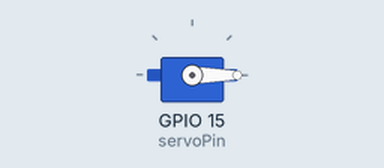
This sketch was run on a simulated ESP32. Shown: servo.

Above: at 0.05 s.
At 1.5 s:
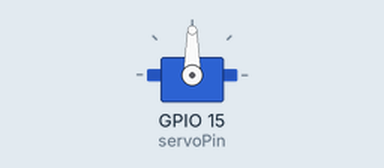
At 3.0 s:
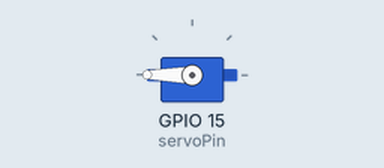
Timing chart, 0 to 6.9 s (numbered marks = the images above):
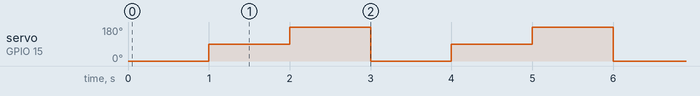

The sketch:

Test_ESP32_servo.ino
```cpp
#include <ESP32Servo.h>
Servo myservo;

//servo moteur
int servoPin = 15;
int pos = 180;    // variable to store the servo position

void setup() {

  ESP32PWM::allocateTimer(6);
  myservo.setPeriodHertz(50);    // standard 50 hz servo
	myservo.attach(servoPin); // attaches the servo on pin 15 to the servo object
}

// ---------------------------------------------------------------------

void loop() {

myservo.write(0);
delay(1000);
myservo.write(90);
delay(1000);
myservo.write(180);
delay(1000);

}
```

Measured:
- by itself, servo on GPIO 15 (servoPin): repeats every 3.0 s: 180° 1.0 s, 0° 1.0 s, 90° 1.0 s
